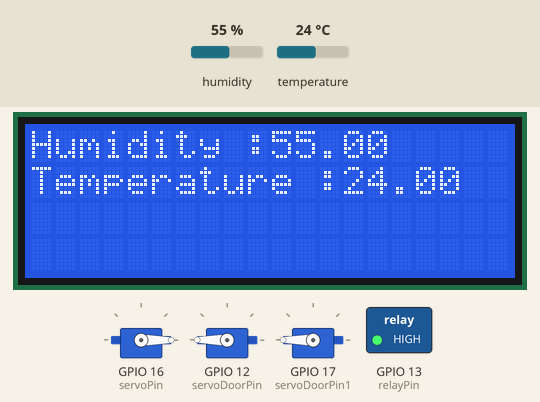
Simulated run of this sketch. Board: ESP32. On the bench: 3 × servo, 20×4 character LCD, switched loads named in the sketch (green lamp = pin HIGH). Inputs (shaded band) come from the test bench; at power-on: humidity 55 %, temperature 24 °C. WiFi joins after 1.5 s; servers stay silent unless stated; uploads are accepted with an empty reply; what the sketch prints to the serial monitor is not drawn.

Above: at 6.3 s.
6.4 s: humidity set to 22 %
At 11.7 s:
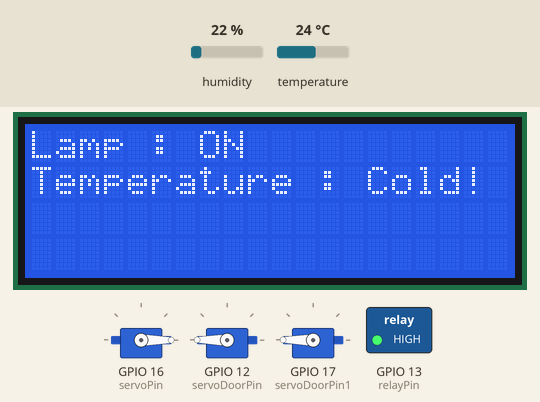
12.4 s: temperature set to 25.8 °C
At 17.8 s:
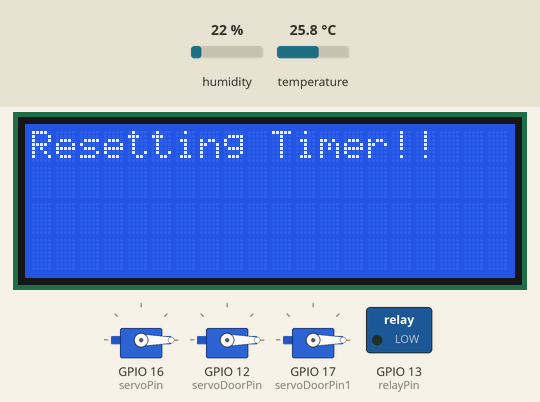
20.4 s: humidity set to 68 %
At 25.2 s:
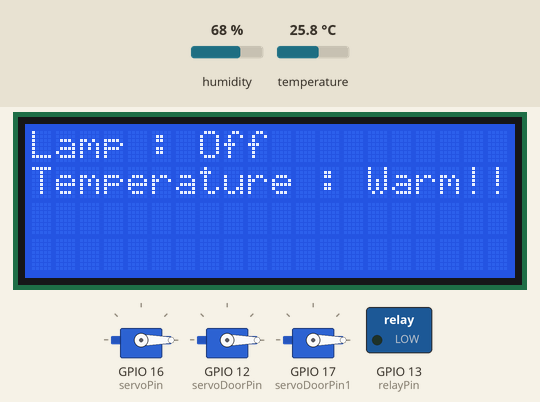
29.8 s: temperature set to 12 °C
At 35.5 s:
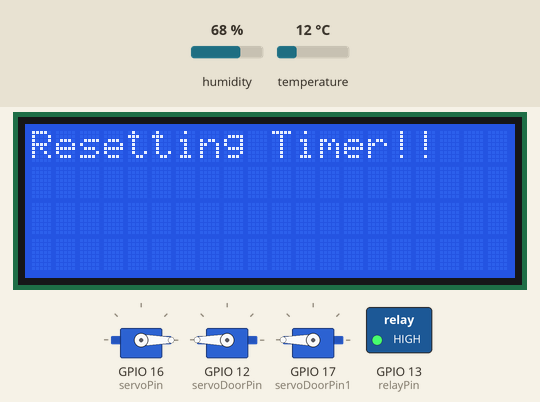
Timing chart, 0 to 35.8 s (numbered marks = the images above; inputs shaded):
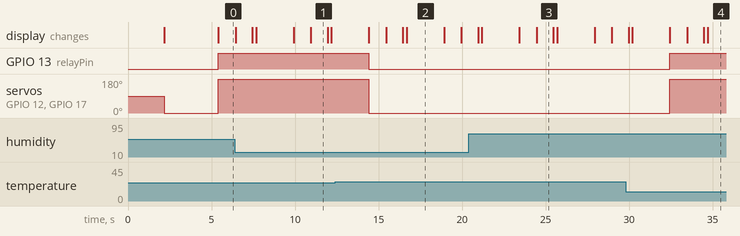

Measured:
- the behaviour switches between 24.9 and 25 °C on temperature (found by bisection; images 1 and 2)
- after the input at 12.4 s, GPIO 13 (relayPin): HIGH → LOW after 2.0 s; servo on GPIO 12 (servoDoorPin), servo on GPIO 17 (servoDoorPin1): 180° → 0° after 2.0 s
- after the input at 29.8 s, GPIO 13 (relayPin): LOW → HIGH after 2.6 s; servo on GPIO 12 (servoDoorPin), servo on GPIO 17 (servoDoorPin1): 0° → 180° after 2.6 s
- what the display in image 1 shows lasts 1.0 s, from 10.9 s to 11.9 s
- what the display in image 2 shows lasts 2.2 s, from 16.7 s to 18.9 s

The sketch:

autoFeederBetaforlorawan.ino
```cpp
#include <ESP32Servo.h>
#include <analogWrite.h>
#include <WiFi.h>
#include <HTTPClient.h>
#include <ArduinoJson.h>
#include <Wire.h>
#include <Adafruit_Sensor.h>
#include <DHT.h>
#include <LiquidCrystal_I2C.h>

#define servoPin 16
#define relayPin 13
#define servoDoorPin 12
#define servoDoorPin1 17
#define DHTPIN 0
#define DHTTYPE DHT22

DHT dht(DHTPIN, DHTTYPE);

Servo doorservo;
Servo doorservo1;
Servo myservo;

// Masukkan kredensial WiFi Anda di sini
const char* ssid = "dns";
const char* password = "denara99";
String baseUrl = "https://apiautofeeder.k4project.online";

LiquidCrystal_I2C lcd(0x27, 20, 4);

const int humidityThreshold = 50;
const int temperatureThreshold = 25;

unsigned long startTime;
unsigned long duration;
bool doorClosed = false;
unsigned long previousTimeFromAPI = 0;
unsigned long currentTimeFromAPI = 0;
unsigned long jedabukamakan;
float suhu;
float kelembapan;
int id = 1;
  unsigned long currentTime = millis();
  unsigned long elapsedTime = currentTime - startTime;

void HumSuh();
void Timer();
void connectWifi();
void getDataFromAPI();
// void PostDataToApi();
void updateDHTData(int id, float suhu, float kelembapan);

void setup() {
  Serial.begin(9600);
  getDataFromAPI();
  connectWifi();
  myservo.attach(servoPin, 600, 2300);
  doorservo.attach(servoDoorPin, 600, 2300);
  doorservo1.attach(servoDoorPin1, 600, 2300);
  pinMode(relayPin, OUTPUT);
  digitalWrite(relayPin, LOW);
  dht.begin();
  lcd.init();
  lcd.backlight();
  startTime = millis();
  myservo.write(0);
  doorservo.write(0);
  doorservo1.write(0);
  lcd.setCursor(0, 0);
  lcd.print("Auto Feeder ON!!");
  lcd.setCursor(0, 1);
  lcd.print("By 4 Barudaks!!!");
  delay(3000);
}

void loop() {
  currentTime = millis();
  elapsedTime = currentTime - startTime;
  float humidity = dht.readHumidity();
  float temperature = dht.readTemperature();
  suhu = temperature;
  kelembapan = humidity;
  // PostDataToApi();
  getDataFromAPI();
  HumSuh();
  updateDHTData(id, suhu, kelembapan);
  Timer();
}

void HumSuh() {
  if (kelembapan > humidityThreshold && suhu > temperatureThreshold) {
    lcd.setCursor(0, 0);
    lcd.print("Humidity :");
    lcd.println(kelembapan);
    lcd.setCursor(0, 1);
    lcd.print("Temperature :");
    lcd.println(suhu);
    digitalWrite(relayPin, LOW);
    doorservo.write(0);
    doorservo1.write(0);
    delay(1000);
    lcd.clear();
    lcd.setCursor(0, 0);
    lcd.print("Lamp : Off");
    lcd.setCursor(0, 1);
    lcd.print("Temperature : Warm!!");
    delay(1000);
    lcd.clear();
  } else if (kelembapan < humidityThreshold && suhu < temperatureThreshold) {
    lcd.setCursor(0, 0);
    lcd.print("Humidity :");
    lcd.println(kelembapan);
    lcd.setCursor(0, 1);
    lcd.print("Temperature :");
    lcd.println(suhu);
    digitalWrite(relayPin, HIGH);
    doorservo.write(180);
    doorservo1.write(180);
    delay(1000);
    lcd.clear();
    lcd.setCursor(0, 0);
    lcd.print("Lamp : ON");
    lcd.setCursor(0, 1);
    lcd.print("Temperature : Cold!");
    delay(1000);
    lcd.clear();
  } else if (kelembapan > humidityThreshold && suhu < temperatureThreshold) {
    lcd.setCursor(0, 0);
    lcd.print("Humidity :");
    lcd.println(kelembapan);
    lcd.setCursor(0, 1);
    lcd.print("Temperature :");
    lcd.println(suhu);
    digitalWrite(relayPin, HIGH);
    doorservo.write(180);
    doorservo1.write(180);
    delay(1000);
    lcd.clear();
    lcd.setCursor(0, 0);
    lcd.print("Lamp : ON");
    lcd.setCursor(0, 1);
    lcd.print("Temperature : Cold!!");
    delay(1000);
    lcd.clear();
  } else if (kelembapan < humidityThreshold && suhu > temperatureThreshold) {
    lcd.setCursor(0, 0);
    lcd.print("Humidity :");
    lcd.println(kelembapan);
    lcd.setCursor(0, 1);
    lcd.print("Temperature :");
    lcd.println(suhu);
    digitalWrite(relayPin, LOW);
    doorservo.write(0);
    doorservo1.write(0);
    delay(1000);
    lcd.clear();
    lcd.setCursor(0, 0);
    lcd.print("Lamp : OFF");
    lcd.setCursor(0, 1);
    lcd.print("Temperature : Warm!!");
    delay(1000);
    lcd.clear();
  } else {
    lcd.setCursor(0, 0);
    lcd.print("Humidity :");
    lcd.println(kelembapan);
    lcd.setCursor(0, 1);
    lcd.print("Temperature :");
    lcd.println(suhu);
    digitalWrite(relayPin, LOW);
    doorservo.write(0);
    doorservo1.write(0);
    delay(1000);
    lcd.clear();
    lcd.setCursor(0, 0);
    lcd.print("Lamp : OFF");
    lcd.setCursor(0, 1);
    lcd.print("Temperature : Normal");
    delay(1000);
    lcd.clear();
  }
}

void Timer() {
  if (elapsedTime >= duration) {
    if (!doorClosed) {
      lcd.setCursor(0, 0);
      lcd.print("Feeding !!");
      myservo.write(180);
      delay(jedabukamakan);
      myservo.write(0);
      doorClosed = true;
      lcd.clear();
    }
    lcd.setCursor(0, 0);
    lcd.print("Resetting Timer!!");
    delay(2000);
    startTime = millis();
    doorClosed = false;
  } else if (currentTimeFromAPI != previousTimeFromAPI) {
    Serial.println("Time from API has changed.");
    lcd.setCursor(2, 0);
    lcd.clear();
    lcd.print("Time Changed!!");
    delay(1000);
    lcd.clear();
    previousTimeFromAPI = currentTimeFromAPI;
    startTime = millis();
  } else {
    unsigned long remainingTime = duration - elapsedTime;
    int hours = remainingTime / 3600000;
    int minutes = (remainingTime % 3600000) / 60000;
    int seconds = (remainingTime % 60000) / 1000;
    lcd.setCursor(2, 0);
    lcd.print("Door Timer");
    lcd.setCursor(2, 1);
    lcd.print(String(hours) + ":" + String(minutes) + ":" + String(seconds));
    delay(2000);
    lcd.clear();
  }
}

void connectWifi() {
  WiFi.begin(ssid, password);
  while (WiFi.status() != WL_CONNECTED) {
    delay(1000);
    Serial.println("Connecting to WiFi...");
  }
  Serial.println("Connected to WiFi");
  IPAddress ip = WiFi.localIP();
  Serial.println();
  Serial.println("Connected to WiFi network.");
  Serial.print("To access the server, connect with Telnet client to ");
  Serial.print(ip);
}

void getDataFromAPI() {
  if (WiFi.status() == WL_CONNECTED) {
    HTTPClient http;
    if (http.begin("https://apiautofeeder.k4project.online/users/1")) {
      int httpCode = http.GET();
      if (httpCode == 200) {
        String payload = http.getString();
        DynamicJsonDocument jsonDoc(1024);
        DeserializationError error = deserializeJson(jsonDoc, payload);
        if (!error) {
          int id = jsonDoc[0]["id"];
          int jedabuka = jsonDoc[0]["jedabuka"];
          int waktumakan = jsonDoc[0]["waktuMakan"];
          Serial.print("ID: ");
          Serial.println(id);
          Serial.print("Jedabuka: ");
          Serial.println(jedabuka);
          Serial.print("Waktu Makan: ");
          Serial.println(waktumakan);
          duration = waktumakan * 60 * 1000;
          currentTimeFromAPI = waktumakan;
          jedabukamakan = jedabuka * 1000;
        } else {
          Serial.println("Failed to parse JSON");
        }
      } else {
        Serial.println("HTTP GET failed");
      }
      http.end();
    } else {
      Serial.println("HTTP connection failed");
    }
  }
}


void updateDHTData(int id, float suhu, float kelembapan) {
  if (WiFi.status() == WL_CONNECTED) {
    HTTPClient http;

    // Membangun URL dengan nilai dari variabel
    String url = baseUrl + "users/updatedht/" + String(id) + "/" + String(suhu) + "/" + String(kelembapan);

    // Mulai koneksi HTTP
    http.begin(url);

    // Tetapkan metode PUT
    http.addHeader("Content-Type", "application/x-www-form-urlencoded");
    int httpCode = http.PUT("");

    if (httpCode == HTTP_CODE_OK) {
      String payload = http.getString();
      Serial.println("Update successful:");
      Serial.println(payload);
      // Tambahkan tindakan lain jika diperlukan
    } else {
      Serial.print("HTTP PUT failed, error code: ");
      Serial.println(httpCode);
    }

    // Akhiri koneksi HTTP
    http.end();
  } else {
    Serial.println("Not connected to WiFi");
  }
}

// void PostDataToApi() {
//     if (WiFi.status() == WL_CONNECTED) {
//     HTTPClient http;
//     String url = "https://apiautofeeder.k4project.online/updatedht/" + String(id) + "/" + String(suhu) + "/" + String(kelembapan);

//     http.begin(url);

//     int httpCode = http.PUT(""); // Tidak perlu mengirim data POST dalam kasus ini

//     if (httpCode == 200) {
//       Serial.println("Update successful!");
//     } else {
//       Serial.println("Update failed!");
//     }

//     http.end();
//   }
// }
```
